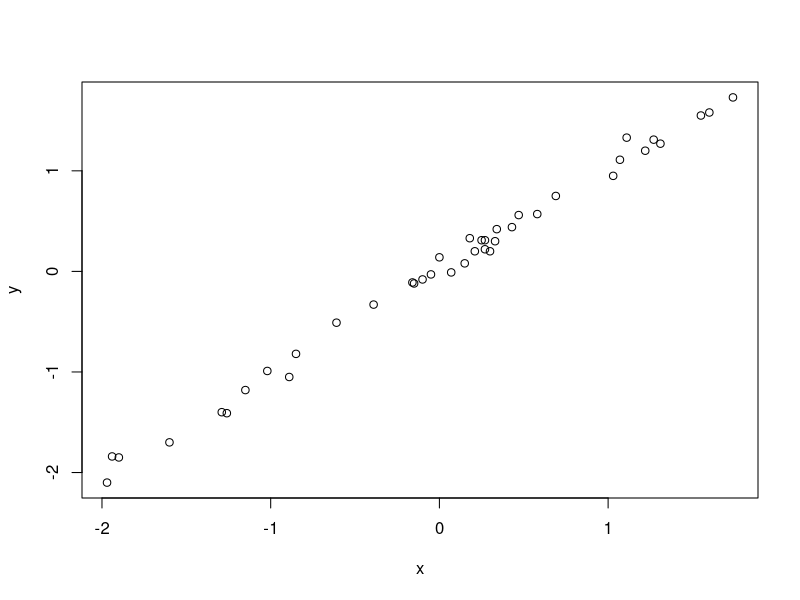
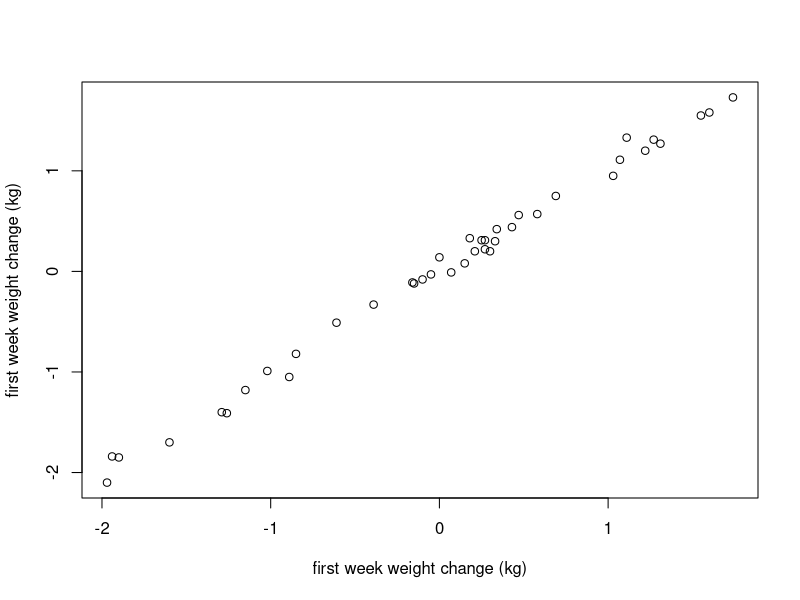

Recreate these plots in R, in order.
## ---- chunk 1
knitr::opts_chunk$set(fig.path="")
knitr::opts_chunk$set(fig.width=5.5,
                      fig.height=5,
                      fig.align='center')

## ---- chunk 2
x <- c(-0.1, 0.47, -1.02, 0.25, 0.07, -0.15, 1.74, 0, -1.94, -1.9, 
    0.27, -1.6, 0.15, 0.18, -0.85, 0.43, 0.33, 0.21, 1.31, 0.34, 
    0.3, -0.61, 1.07, 1.11, 0.69, 1.22, -0.39, 1.55, 0.58, -0.89, 
    1.27, -1.26, 1.03, 0.27, -0.05, -1.15, -0.16, -1.29, -1.97, 1.6)
y <- c(-0.08, 0.56, -0.99, 0.31, -0.01, -0.12, 1.73, 0.14, -1.84, 
    -1.85, 0.22, -1.7, 0.08, 0.33, -0.82, 0.44, 0.3, 0.2, 1.27, 0.42, 
    0.2, -0.51, 1.11, 1.33, 0.75, 1.2, -0.33, 1.55, 0.57, -1.05, 
    1.31, -1.41, 0.95, 0.31, -0.03, -1.18, -0.11, -1.4, -2.1, 1.58)
# correlation coefficient
cor(x, y)
plot(x, y)
## ---- chunk 3
x <- c(-0.1, 0.47, -1.02, 0.25, 0.07, -0.15, 1.74, 0, -1.94, -1.9, 
    0.27, -1.6, 0.15, 0.18, -0.85, 0.43, 0.33, 0.21, 1.31, 0.34, 
    0.3, -0.61, 1.07, 1.11, 0.69, 1.22, -0.39, 1.55, 0.58, -0.89, 
    1.27, -1.26, 1.03, 0.27, -0.05, -1.15, -0.16, -1.29, -1.97, 1.6)
y <- c(-0.08, 0.56, -0.99, 0.31, -0.01, -0.12, 1.73, 0.14, -1.84, 
    -1.85, 0.22, -1.7, 0.08, 0.33, -0.82, 0.44, 0.3, 0.2, 1.27, 0.42, 
    0.2, -0.51, 1.11, 1.33, 0.75, 1.2, -0.33, 1.55, 0.57, -1.05, 
    1.31, -1.41, 0.95, 0.31, -0.03, -1.18, -0.11, -1.4, -2.1, 1.58)
## ---- chunk 4
plot(x, y, xlab='first week weight change (kg)',
           ylab='first week weight change (kg)')
